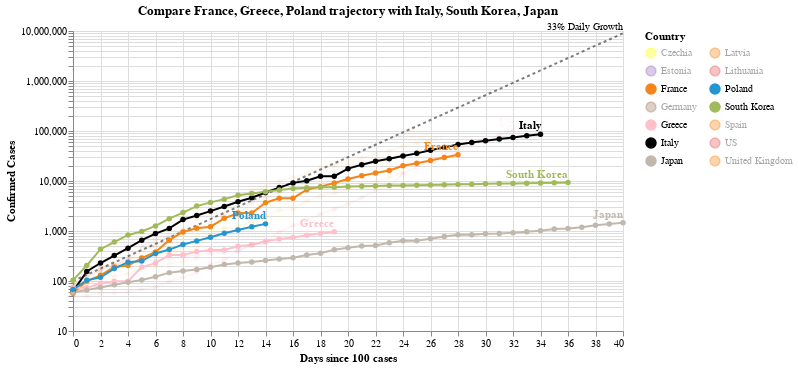

This figure's notebook cell:
### Code cell
#hide_input
chart2 = make_since_chart(['France', 'Greece', 'Poland'])
chart2

### Figure 1 — Vega-Lite specification as saved in the notebook (floating-point values rounded to 4 significant figures; data arrays with more than 128 entries replaced by an {"elided": "..."} marker saying what was removed)
{"config": {"view": {"continuousWidth": 400, "continuousHeight": 300}}, "layer": [{"mark": {"type": "line", "color": "black", "opacity": 0.5, "strokeDash": [3, 3]}, "encoding": {"x": {"type": "quantitative", "field": "Days since 100 cases"}, "y": {"type": "quantitative", "field": "Confirmed Cases"}}}, {"mark": {"type": "text", "align": "right", "dy": -6, "fontSize": 10, "text": "33% Daily Growth"}, "encoding": {"x": {"type": "quantitative", "field": "Days since 100 cases"}, "y": {"type": "quantitative", "field": "Confirmed Cases"}}, "transform": [{"filter": "(datum['Days since 100 cases'] >= 40)"}]}, {"data": {"name": "data-71da7bd97030addf66a8f7404beae62c"}, "mark": {"type": "line", "point": true}, "encoding": {"color": {"type": "nominal", "field": "Country", "legend": {"columns": 2}, "scale": {"domain": ["Czechia", "Estonia", "France", "Germany", "Greece", "Italy", "Japan", "Latvia", "Lithuania", "Poland", "South Korea", "Spain", "US", "United Kingdom"], "range": ["yellow", "#9467bd", "#F58518", "#9D755D", "pink", "black", "#C1B7AD", "#F58518", "#E45756", "#2495D3", "#A1BA59", "#F58518", "#E45756", "#F58518"]}}, "opacity": {"condition": {"value": 1, "selection": "selector004"}, "value": 0.05}, "tooltip": [{"type": "nominal", "field": "Country"}, {"type": "temporal", "field": "Date"}, {"type": "quantitative", "field": "Confirmed Cases"}, {"type": "quantitative", "field": "Days since 100 cases"}], "x": {"type": "quantitative", "field": "Days since 100 cases"}, "y": {"type": "quantitative", "field": "Confirmed Cases", "scale": {"type": "log"}}}, "selection": {"selector004": {"type": "multi", "fields": ["Country"], "bind": "legend", "init": [{"Country": "France"}, {"Country": "Greece"}, {"Country": "Poland"}, {"Country": "Italy"}, {"Country": "South Korea"}, {"Country": "Japan"}]}}, "width": 550}, {"data": {"name": "data-71da7bd97030addf66a8f7404beae62c"}, "mark": {"type": "text", "align": "right", "dy": -8, "fontWeight": "bold"}, "encoding": {"color": {"type": "nominal", "field": "Country", "legend": {"columns": 2}, "scale": {"domain": ["Czechia", "Estonia", "France", "Germany", "Greece", "Italy", "Japan", "Latvia", "Lithuania", "Poland", "South Korea", "Spain", "US", "United Kingdom"], "range": ["yellow", "#9467bd", "#F58518", "#9D755D", "pink", "black", "#C1B7AD", "#F58518", "#E45756", "#2495D3", "#A1BA59", "#F58518", "#E45756", "#F58518"]}}, "opacity": {"condition": {"value": 1, "selection": "selector004"}, "value": 0.05}, "text": {"type": "nominal", "field": "Country"}, "tooltip": [{"type": "nominal", "field": "Country"}, {"type": "temporal", "field": "Date"}, {"type": "quantitative", "field": "Confirmed Cases"}, {"type": "quantitative", "field": "Days since 100 cases"}], "x": {"type": "quantitative", "field": "Days since 100 cases"}, "y": {"type": "quantitative", "field": "Confirmed Cases", "scale": {"type": "log"}}}, "transform": [{"filter": "(datum['Date'] >= 1585267200000)"}], "width": 550}], "data": {"name": "data-68672cae1c84aacde8ad60773c6666d3"}, "title": "Compare France, Greece, Poland trajectory with Italy, South Korea, Japan", "$schema": "https://vega.github.io/schema/vega-lite/v4.0.2.json", "datasets": {"data-68672cae1c84aacde8ad60773c6666d3": [{"Days since 100 cases": 0, "Confirmed Cases": 100.0}, {"Days since 100 cases": 1, "Confirmed Cases": 133.0}, {"Days since 100 cases": 2, "Confirmed Cases": 176.9}, {"Days since 100 cases": 3, "Confirmed Cases": 235.3}, {"Days since 100 cases": 4, "Confirmed Cases": 312.9}, {"Days since 100 cases": 5, "Confirmed Cases": 416.2}, {"Days since 100 cases": 6, "Confirmed Cases": 553.5}, {"Days since 100 cases": 7, "Confirmed Cases": 736.1}, {"Days since 100 cases": 8, "Confirmed Cases": 979.1}, {"Days since 100 cases": 9, "Confirmed Cases": 1302.0}, {"Days since 100 cases": 10, "Confirmed Cases": 1732.0}, {"Days since 100 cases": 11, "Confirmed Cases": 2303.0}, {"Days since 100 cases": 12, "Confirmed Cases": 3064.0}, {"Days since 100 cases": 13, "Confirmed Cases": 4074.0}, {"Days since 100 cases": 14, "Confirmed Cases": 5419.0}, {"Days since 100 cases": 15, "Confirmed Cases": 7207.0}, {"Days since 100 cases": 16, "Confirmed Cases": 9586.0}, {"Days since 100 cases": 17, "Confirmed Cases": 12750.0}, {"Days since 100 cases": 18, "Confirmed Cases": 16960.0}, {"Days since 100 cases": 19, "Confirmed Cases": 22550.0}, {"Days since 100 cases": 20, "Confirmed Cases": 29990.0}, {"Days since 100 cases": 21, "Confirmed Cases": 39890.0}, {"Days since 100 cases": 22, "Confirmed Cases": 53060.0}, {"Days since 100 cases": 23, "Confirmed Cases": 70560.0}, {"Days since 100 cases": 24, "Confirmed Cases": 93850.0}, {"Days since 100 cases": 25, "Confirmed Cases": 124800.0}, {"Days since 100 cases": 26, "Confirmed Cases": 166000.0}, {"Days since 100 cases": 27, "Confirmed Cases": 220800.0}, {"Days since 100 cases": 28, "Confirmed Cases": 293700.0}, {"Days since 100 cases": 29, "Confirmed Cases": 390600.0}, {"Days since 100 cases": 30, "Confirmed Cases": 519500.0}, {"Days since 100 cases": 31, "Confirmed Cases": 690900.0}, {"Days since 100 cases": 32, "Confirmed Cases": 918900.0}, {"Days since 100 cases": 33, "Confirmed Cases": 1222000.0}, {"Days since 100 cases": 34, "Confirmed Cases": 1625000.0}, {"Days since 100 cases": 35, "Confirmed Cases": 2162000.0}, {"Days since 100 cases": 36, "Confirmed Cases": 2875000.0}, {"Days since 100 cases": 37, "Confirmed Cases": 3824000.0}, {"Days since 100 cases": 38, "Confirmed Cases": 5086000.0}, {"Days since 100 cases": 39, "Confirmed Cases": 6764000.0}, {"Days since 100 cases": 40, "Confirmed Cases": 8996000.0}], "data-71da7bd97030addf66a8f7404beae62c": {"elided": "339 records"}}}
